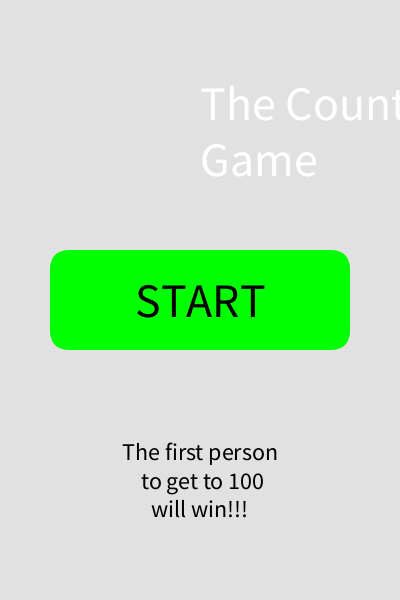
Frame 1 (no input)
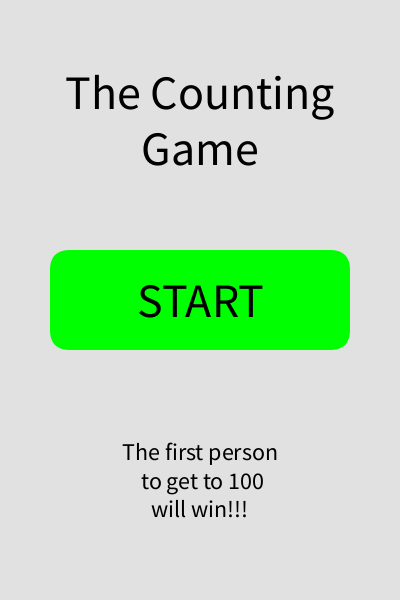
Frame 60 (the mouse pressed at the canvas centre just before this capture)
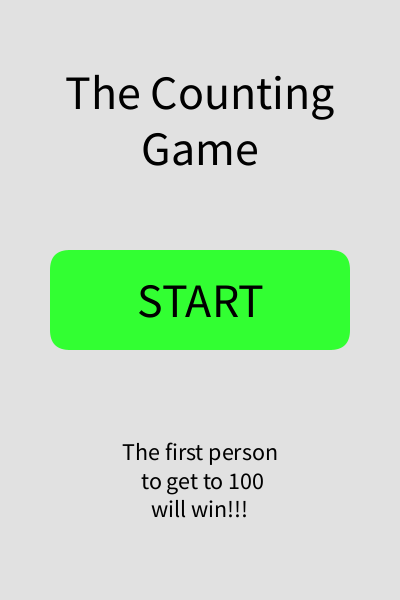
Frame 120 (the mouse held since frame 60 and released just before this capture)

The Processing sketch that drew these frames (run headless with seeded random() and noise(); from frame 60 on, the mouse is pressed at the canvas centre):

// Processing sketch: countingGame
// ── countingGame.pde
//for the main game
int sum;
Button[] numberButtons = new Button[9];
int buttonSize = 100;
String message = "player 1's turn";
boolean player = true;
//for the menu
PVector startSize = new PVector(300,100);
Button start, replay, back;
boolean gameStarted = false, gameOver = false;

void setup(){
  colorMode(RGB);
  size(400,600);
  frameRate(60);
  
  //for the main game
  sum = 0;
  int x = 25;
  int y = 225;
  for (int i = 0; i < numberButtons.length; i++){
    numberButtons[i] = new Button(x,y,buttonSize,color(255,0,0),""+(i+1));
    numberButtons[i].sizeOfText(48);
    x += 125;
    if (i%3 == 2){
      y+=125;
      x = 25;
    }
  }
  
  // for the menu
  start = new Button((width-int(startSize.x))/2,(height-int(startSize.y))/2,int(startSize.x),int(startSize.y),color(0,255,0),"START");
  replay = new Button((width-int(startSize.x))/2,(height-int(startSize.y))*1/2,int(startSize.x),int(startSize.y),color(0,255,0),"REPLAY");
  back = new Button((width-int(startSize.x))/2,(height-int(startSize.y))*4/5,int(startSize.x),int(startSize.y),color(255,0,0),"BACK");
}



void mainGame(){
  drawBoard();
  if (sum>=100){
    sum = 0;
    gameOver = true;
    if (player){
      message = "Player 2 Wins";
    }else {
      message = "Player 1 Wins";
    }
    for(int j = 0; j < numberButtons.length; j++){
      numberButtons[j].Pblue = 0;
      numberButtons[j].Pred = 255;
    }
    player = true;
  }
  text(sum, width/2, 75);
  text(message, width/2, 150);
}

void drawBoard(){
  for (int i = 0; i < numberButtons.length; i++){
    numberButtons[i].show();
    if (numberButtons[i].released()){
      message = "";
      sum+=i+1;
      if (player){
        message = "player 2's turn ";
        for(int j = 0; j < numberButtons.length; j++){
          numberButtons[j].Pblue = 255;
          numberButtons[j].Pred = 0;
        }
      } else {
        message = "player 1's turn ";
        for(int j = 0; j < numberButtons.length; j++){
          numberButtons[j].Pblue = 0;
          numberButtons[j].Pred = 255;
        }    
      }
      player = !player;
    }
  }
}

void gameOver(){
  textSize(48);
  text("GAME OVER\n"+message, width/2, height/5);
  replay.sizeOfText(48);
  back.sizeOfText(48);
  replay.show();
  back.show();
  if (replay.released()){
    gameOver = false;
    message = "";
  }
  if (back.released()){
    gameStarted = false;
    message = "";
  }
}

void menu(){
  textSize(48);
  text("The Counting\nGame", width/2, height/5);
  start.sizeOfText(48);
  start.show();
  textSize(24);
  text("The first person\n to get to 100\nwill win!!!", width/2, height*4/5);
}

void keyPressed(){
  if (key == BACKSPACE){
    gameStarted = false;
    gameOver = false;
  }
}

void draw(){
  background(225);
  if (gameStarted){
    if (gameOver){
      gameOver();
    } else {
      mainGame();
    }
  } else {
    menu();
  }
  if (start.released()){
    gameStarted = true;
    gameOver = false;
  }
}
// ── Button.pde
class Button {

  int xPos; 
  int yPos; 
  int x; 
  int y;
  float textSize = 24;

  int red; 
  int green; 
  int blue;
  int Pred; 
  int Pgreen; 
  int Pblue;

  String label="";

  boolean mouseDown = false;

  Button(int TxPos, int TyPos, int Tx, int Ty, color c) {
    xPos = TxPos;
    yPos = TyPos;
    x = Tx;
    y = Ty;
    Pred = int(red(c));
    Pgreen = int(green(c));
    Pblue = int(blue(c));
  }

  Button(int TxPos, int TyPos, int Ts, color c) {
    xPos = TxPos;
    yPos = TyPos;
    x = Ts;
    y = Ts;
    Pred = int(red(c));
    Pgreen = int(green(c));
    Pblue = int(blue(c));
  }

  Button(int TxPos, int TyPos, int Ts, color c, String s) {
    xPos = TxPos;
    yPos = TyPos;
    x = Ts;
    y = Ts;
    Pred = int(red(c));
    Pgreen = int(green(c));
    Pblue = int(blue(c));
    label = s;
  }

  Button(int TxPos, int TyPos, int Tx, int Ty, color c, String s) {
    xPos = TxPos;
    yPos = TyPos;
    x = Tx;
    y = Ty;
    Pred = int(red(c));
    Pgreen = int(green(c));
    Pblue = int(blue(c));
    label = s;
  }

  void show() {
    noStroke();
    if (this.mouseOver()) {
      red = Pred + 50;
      green = Pgreen + 50;
      blue = Pblue + 50;
    } else {
      red = Pred;
      green = Pgreen;
      blue = Pblue;
    }

    fill (red, green, blue);
    rect(xPos, yPos, x, y, 20);

    fill(0);
    textAlign(CENTER, CENTER);
    textSize(textSize);
    text(label, xPos+x/2, yPos+y/2);
  }
  
  float sizeOfText(float s){
    return textSize = s;
  }

  void pressed() {
    if (mousePressed && !mouseDown
      && mouseX > xPos && mouseX < x + xPos
      && mouseY > yPos && mouseY < y + yPos) {
      mouseDown = true;
    }
  }

  boolean released() {
    pressed();   
    if (!mousePressed && mouseDown
      && mouseX > xPos && mouseX < x + xPos
      && mouseY > yPos && mouseY < y + yPos) {
      mouseDown = false;
      return true;
    } else {      
      return false;
    }
  }

  boolean mouseOver() {
    if (mouseX > xPos && mouseX < x + xPos 
      && mouseY > yPos && mouseY < y + yPos) {
      return true;
    } else {
      return false;
    }
  }
}
